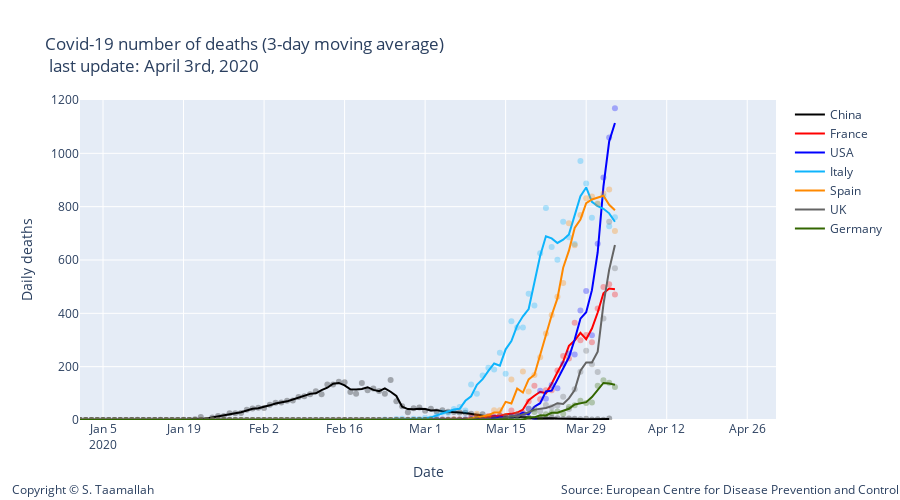

The notebook cell saved with this chart:
### Markdown cell above
# 1 - Daily Covid-19 death toll evolution

### Code cell
#degree = 2
#smooth_italy = smoothTriangle(df_italy['deaths'],degree)
smooth_china = smooth_3day(df_china['deaths'])
smooth_france = smooth_3day(df_france['deaths'])
smooth_italy = smooth_3day(df_italy['deaths'])
smooth_usa = smooth_3day(df_usa['deaths'])
smooth_uk = smooth_3day(df_uk['deaths'])
smooth_germany = smooth_3day(df_germany['deaths'])
smooth_spain = smooth_3day(df_spain['deaths'])
smooth_korea = smooth_3day(df_korea['deaths'])
smooth_netherlandss = smooth_3day(df_netherlands['deaths'])



# Add traces
trace1 = go.Scatter(
        x=df_china.index, 
        y=df_china['deaths'],
        mode='markers',
        name='China daily cases',
        line_color='rgba(0, 0, 0, .3)',
        showlegend=False,
)

trace11 = go.Scatter(
        x=df_china.index, 
        y=smooth_china,
        mode='lines',
        name='China',
        line_color='rgba(0, 0, 0, 1)',
)


trace2 = go.Scatter(
        x=df_france.index, 
        y=df_france['deaths'],
        mode='markers',
        name='France',
        line_color='rgba(256, 0, 0, .3)',
        showlegend=False,
)

trace22 = go.Scatter(
        x=df_france.index, 
        y=smooth_france,
        mode='lines',
        name='France',
        line_color='rgba(256, 0, 0, 1)',
)


trace3 = go.Scatter(
        x=df_usa.index, 
        y=df_usa['deaths'],
        mode='markers',
        name='USA',
        line_color='rgba(0, 0, 255, .3)',
    showlegend=False,
)

trace33 = go.Scatter(
        x=df_usa.index, 
        y=smooth_usa,
        mode='lines',
        name='USA',
        line_color='rgba(0, 0, 255, 1)',
)

trace4 = go.Scatter(
        x=df_italy.index, 
        y=df_italy['deaths'],
        mode='markers',
        name='Italy',
        line_color='rgba(14, 180, 252, .3)',
    showlegend=False,
)

trace44 = go.Scatter(
        x=df_italy.index, 
        y=smooth_italy,
        mode='lines',
        name='Italy',
        line_color='rgba(14, 180, 252, 1)',
)

trace5 = go.Scatter(
        x=df_spain.index, 
        y=df_spain['deaths'],
        mode='markers',
        name='Spain',
        line_color='rgba(255, 137, 0, .3)',
    showlegend=False,
)

trace55 = go.Scatter(
        x=df_spain.index, 
        y=smooth_spain,
        mode='lines',
        name='Spain',
        line_color='rgba(256, 137, 0, 1)',
)


trace6 = go.Scatter(
        x=df_uk.index, 
        y=df_uk['deaths'],
        mode='markers',
        name='UK',
        line_color='rgba(100, 100, 100, .3)',
    showlegend=False
)

trace66 = go.Scatter(
        x=df_uk.index, 
        y=smooth_uk,
        mode='lines',
        name='UK',
        line_color='rgba(100, 100, 100, 1)',
)

trace7 = go.Scatter(
        x=df_germany.index, 
        y=df_germany['deaths'],
        mode='markers',
        name='Germany',
        line_color='rgba(51, 102, 0, .3)',
    showlegend=False,
)

trace77 = go.Scatter(
        x=df_germany.index, 
        y=smooth_germany,
        mode='lines',
        name='Germany',
        line_color='rgba(51, 102, 0, 1)',
)


data = [trace1,trace11, trace2, trace22, trace3, trace33, trace4, trace44, trace5, trace55, trace6, trace66, trace7, trace77]

layout = go.Layout(
    title="Covid-19 number of deaths (3-day moving average) <br> last update: April 3rd, 2020",
    width=900,
    height=500,
    
    # Top left
    xaxis=dict(
        title='Date',
        range=['2020-01-01', '2020-05-01'],
    ),
    yaxis=dict(
        title='Daily deaths',
        #type='log',
        range=[0,1200],
        anchor='x'
    ),
    
      annotations=[
        dict(
            x=1.18,
            y=-0.25,
            showarrow=False,
            text='Source: European Centre for Disease Prevention and Control',
            xref='paper',
            yref='paper'
        ),
        
        dict(
            x=-0.1,
            y=-0.25,
            showarrow=False,
            text='Copyright © S. Taamallah ',
            xref='paper',
            yref='paper'
        )
    ],
    
)



fig = go.Figure(data=data, layout=layout)

'''

fig.add_annotation(
        x='2020-01-23',
        y=20,
        xref="x",
        yref="y",
        text="Wuhan lockdown <br> 2020-01-23 ",
        showarrow=True,
        font=dict(
            family="Courier New, monospace",
            size=12,
            color="black"
            ),
        align="center",
        arrowhead=0,
        arrowsize=1,
        arrowwidth=1,
        arrowcolor="#636363",
        ax=-40,
        ay=-60,
        #bordercolor="#c7c7c7",
        #borderwidth=2,
        #borderpad=4,
        #bgcolor="#ff7f0e",
        #opacity=0.8
        )


fig.add_annotation(
        x='2020-03-10',
        y=150,
        xref="x",
        yref="y",
        text="Italy lockdown <br> 2020-03-09 <br> bars, restaurants: <br> 2020-03-11",
        showarrow=True,
        font=dict(
            family="Courier New, monospace",
            size=12,
            color="black"
            ),
        align="center",
        arrowhead=0,
        arrowsize=1,
        arrowwidth=1,
        arrowcolor="#636363",
        ax=-300,
        ay=-180,
        #bordercolor="#c7c7c7",
        #borderwidth=2,
        #borderpad=4,
        #bgcolor="#ff7f0e",
        #opacity=0.8
        )


fig.add_annotation(
            x='2020-03-17',
            y=30,
            text="France lockdown <br> 2020-03-17 ",
            showarrow=True,
            font=dict(
            family="Courier New, monospace",
            size=12,
            color="black",
            ),
        align="center",
        arrowhead=0,
        arrowsize=1,
        arrowwidth=1,
        arrowcolor="#636363",
        ax=-120,
        ay=-260,
)


fig.add_annotation(
            x='2020-03-15',
            y=20,
            text="Spain lockdown <br> 2020-03-15 ",
            showarrow=True,
            font=dict(
            family="Courier New, monospace",
            size=12,
            color="black",
            ),
        align="center",
        arrowhead=0,
        arrowsize=1,
        arrowwidth=1,
        arrowcolor="#636363",
        ax=-200,
        ay=-240,
)


fig.add_annotation(
            x='2020-05-1',
            y=90,
            text="UK lockdown <br> 2020-03-22 ",
            showarrow=False,
            font=dict(
            family="Courier New, monospace",
            size=12,
            color="black",
            ),
        align="center",
        arrowhead=0,
        arrowsize=1,
        arrowwidth=1,
        arrowcolor="#636363",
        ax=180,
        ay=-60,
)

fig.add_annotation(
            x='2020-05-1',
            y=300,
            text="Germany social distancing <br> 2020-03-23 ",
            showarrow=False,
            font=dict(
            family="Courier New, monospace",
            size=12,
            color="black",
            ),
        align="center",
        arrowhead=0,
        arrowsize=1,
        arrowwidth=1,
        arrowcolor="#636363",
        ax=180,
        ay=-60,
)

fig.add_annotation(
            x='2020-05-1',
            y=1200,
            text="USA federal <br> social distancing <br> 2020-03-16 ",
            showarrow=False,
            font=dict(
            family="Courier New, monospace",
            size=12,
            color="black",
            ),
        align="center",
        arrowhead=0,
        arrowsize=1,
        arrowwidth=1,
        arrowcolor="#636363",
        ax=200,
        ay=-520,
)

fig.add_annotation(
            x='2020-05-1',
            y=900,
            text="New york shutdown <br> 2020-03-22 ",
            showarrow=False,
            font=dict(
            family="Courier New, monospace",
            size=12,
            color="black",
            ),
        align="center",
        arrowhead=0,
        arrowsize=1,
        arrowwidth=1,
        arrowcolor="#636363",
        ax=200,
        ay=-420,
)



fig.add_annotation(
            x='2020-05-1',
            y=600,
            text="California lockdown <br> 2020-03-19 ",
            showarrow=False,
            font=dict(
            family="Courier New, monospace",
            size=12,
            color="black",
            ),
        align="center",
        arrowhead=0,
        arrowsize=1,
        arrowwidth=1,
        arrowcolor="#636363",
        ax=200,
        ay=-320,
)

'''




fig.show()

from plotly.offline import plot
plot(fig, filename="STaamallah_covid19_analysis_chart_1_20200403.html", auto_open = False)

#from IPython.display import HTML, display
#display(HTML('STaamallah_covid19_analysis_chart_1_20200403.html'), metadata=dict(isolated=False))
